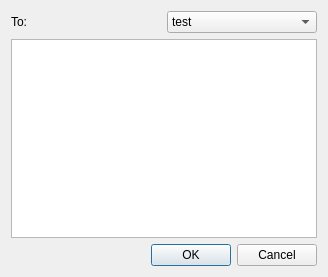
<?xml version="1.0" encoding="UTF-8"?>
<ui version="4.0">
 <class>Dialog</class>
 <widget class="QDialog" name="Dialog">
  <property name="geometry">
   <rect>
    <x>0</x>
    <y>0</y>
    <width>328</width>
    <height>277</height>
   </rect>
  </property>
  <property name="windowTitle">
   <string>Dialog</string>
  </property>
  <layout class="QVBoxLayout" name="verticalLayout_2">
   <item>
    <layout class="QVBoxLayout" name="verticalLayout">
     <item>
      <layout class="QHBoxLayout" name="horizontalLayout">
       <item>
        <widget class="QLabel" name="label">
         <property name="text">
          <string>To:</string>
         </property>
        </widget>
       </item>
       <item>
        <widget class="QComboBox" name="comboBox">
         <item>
          <property name="text">
           <string>test</string>
          </property>
         </item>
        </widget>
       </item>
      </layout>
     </item>
     <item>
      <widget class="QPlainTextEdit" name="plainTextEdit">
       <property name="maximumBlockCount">
        <number>140</number>
       </property>
      </widget>
     </item>
     <item>
      <widget class="QDialogButtonBox" name="buttonBox">
       <property name="orientation">
        <enum>Qt::Horizontal</enum>
       </property>
       <property name="standardButtons">
        <set>QDialogButtonBox::Cancel|QDialogButtonBox::Ok</set>
       </property>
       <property name="centerButtons">
        <bool>false</bool>
       </property>
      </widget>
     </item>
    </layout>
   </item>
  </layout>
 </widget>
 <resources/>
 <connections>
  <connection>
   <sender>buttonBox</sender>
   <signal>accepted()</signal>
   <receiver>Dialog</receiver>
   <slot>accept()</slot>
   <hints>
    <hint type="sourcelabel">
     <x>248</x>
     <y>254</y>
    </hint>
    <hint type="destinationlabel">
     <x>157</x>
     <y>274</y>
    </hint>
   </hints>
  </connection>
  <connection>
   <sender>buttonBox</sender>
   <signal>rejected()</signal>
   <receiver>Dialog</receiver>
   <slot>reject()</slot>
   <hints>
    <hint type="sourcelabel">
     <x>316</x>
     <y>260</y>
    </hint>
    <hint type="destinationlabel">
     <x>286</x>
     <y>274</y>
    </hint>
   </hints>
  </connection>
 </connections>
</ui>
